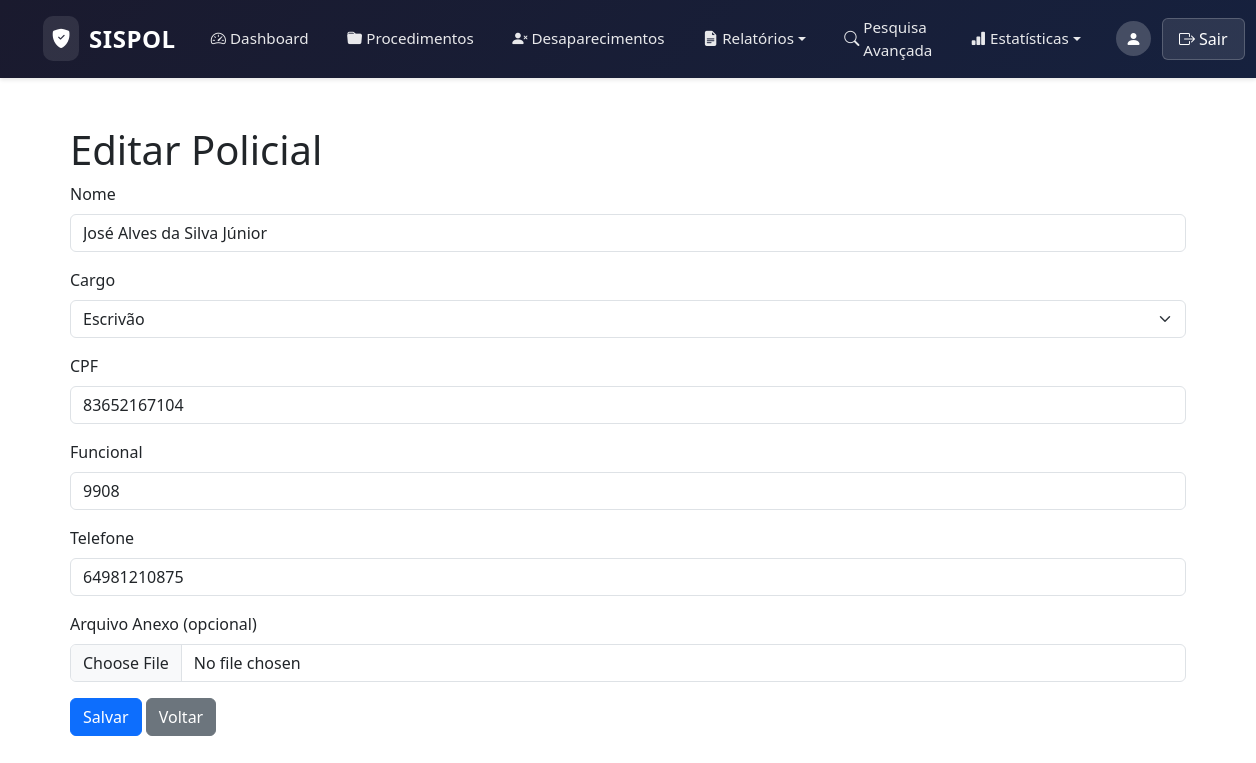
Screenshot of /public/policiais/cadastrar_policiais.php?id=3 (signed in) with the database file from the repository.
### tables this page shows
CREATE TABLE `Policiais` (
  `id` int NOT NULL,
  `nome` varchar(100) NOT NULL,
  `cargo` enum('Delegado','Escrivão','Agente') NOT NULL,
  `cpf` varchar(11) NOT NULL,
  `funcional` varchar(20) NOT NULL,
  `telefone` varchar(15) DEFAULT NULL,
  `anexo` varchar(255) DEFAULT NULL
);

### public/policiais/cadastrar_policiais.php (the view, shortened to what this page needs)
<?php
include_once '../../includes/header.php';
$id = $nome = $cargo = $cpf = $funcional = $telefone = '';
if (isset($_GET['id'])) {
    $id = (int)$_GET['id'];
    $stmt = $pdo->prepare("SELECT * FROM Policiais WHERE id = :id");
    $stmt->execute(['id' => $id]);
    $policial = $stmt->fetch(PDO::FETCH_ASSOC);
    if ($policial) {
        $nome = $policial['nome'];
        $cargo = $policial['cargo'];
        $cpf = $policial['cpf'];
        $funcional = $policial['funcional'];
        $telefone = $policial['telefone'];
    }
}
?>
<div class="container mt-5">
    <h1><?= $id ? 'Editar Policial' : 'Cadastrar Policial' ?></h1>
    <form method="POST" enctype="multipart/form-data">
        <div class="mb-3">
            <label for="nome" class="form-label">Nome</label>
            <input type="text" name="nome" id="nome" class="form-control" value="<?= htmlspecialchars($nome) ?>" required>
        </div>
        <div class="mb-3">
            <label for="cargo" class="form-label">Cargo</label>
            <select name="cargo" id="cargo" class="form-select" required>
                <option value="Escrivão" <?= $cargo === 'Escrivão' ? 'selected' : '' ?>>Escrivão</option>
            </select>
        </div>
        <div class="mb-3">
            <label for="cpf" class="form-label">CPF</label>
            <input type="text" name="cpf" id="cpf" class="form-control" value="<?= htmlspecialchars($cpf) ?>" required>
        </div>
        <div class="mb-3">
            <label for="funcional" class="form-label">Funcional</label>
            <input type="text" name="funcional" id="funcional" class="form-control" value="<?= htmlspecialchars($funcional) ?>" required>
        </div>
        <div class="mb-3">
            <label for="telefone" class="form-label">Telefone</label>
            <input type="text" name="telefone" id="telefone" class="form-control" value="<?= htmlspecialchars($telefone) ?>">
        </div>
<div class="mb-3">
    <label for="anexo" class="form-label">Arquivo Anexo (opcional)</label>
    <input type="file" name="anexo" id="anexo" class="form-control">
</div>
        <button type="submit" class="btn btn-primary">Salvar</button>
        <a href="listar_policiais.php" class="btn btn-secondary">Voltar</a>
    </form>
</div>

### assets/css/styles.css (style rules this page uses)
html, body { height: 100%; margin: 0; display: flex; flex-direction: column; }
.form-select, .form-control { width: 100%; box-sizing: border-box; }

### rows the page displays
policiais: nome "José Alves da Silva Júnior", cargo "Escrivão", cpf "83652167104", funcional "9908", telefone "64981210875"
